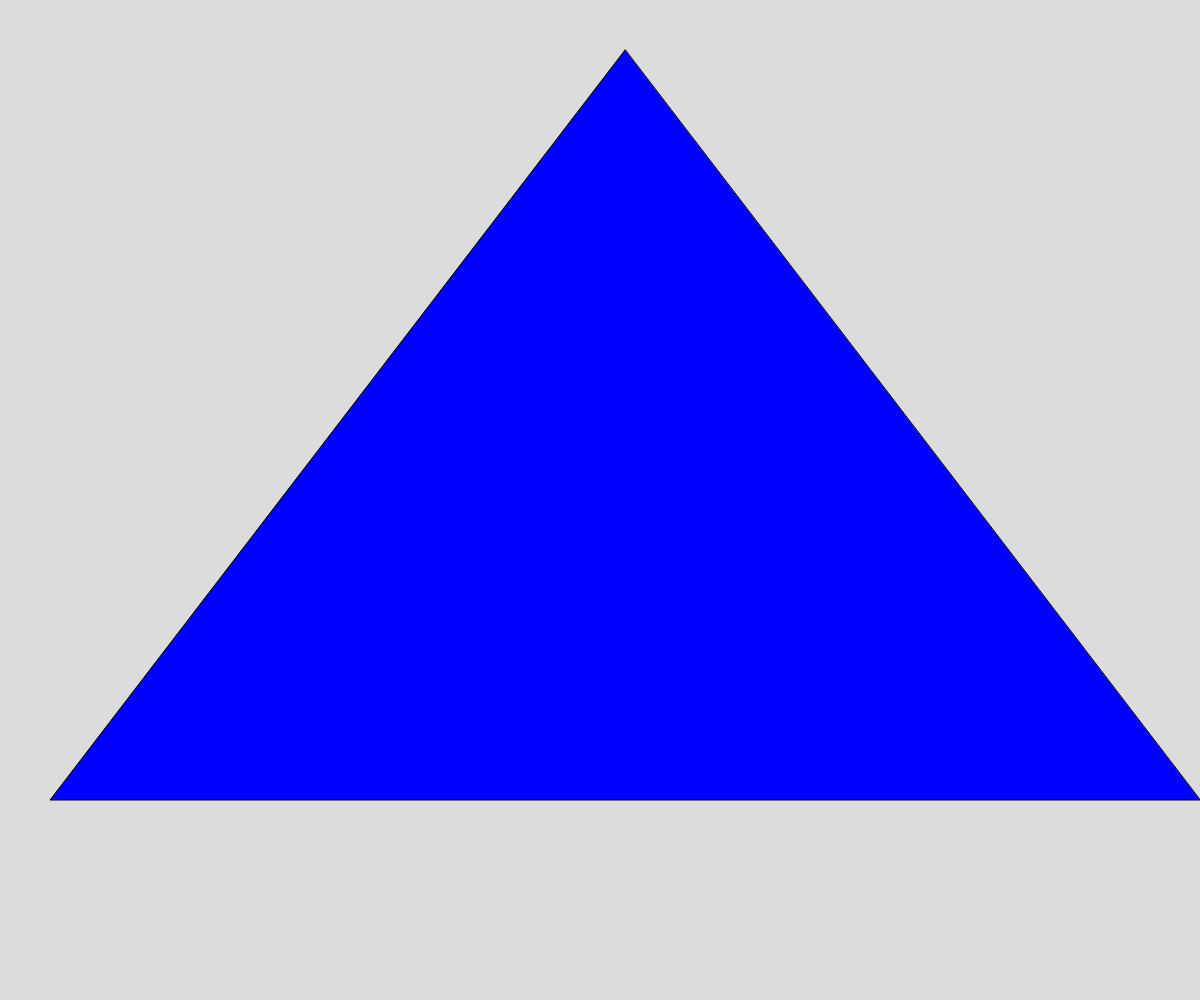
Frame 1 (no input)
Frame 60 (no input): identical to frame 1, image omitted
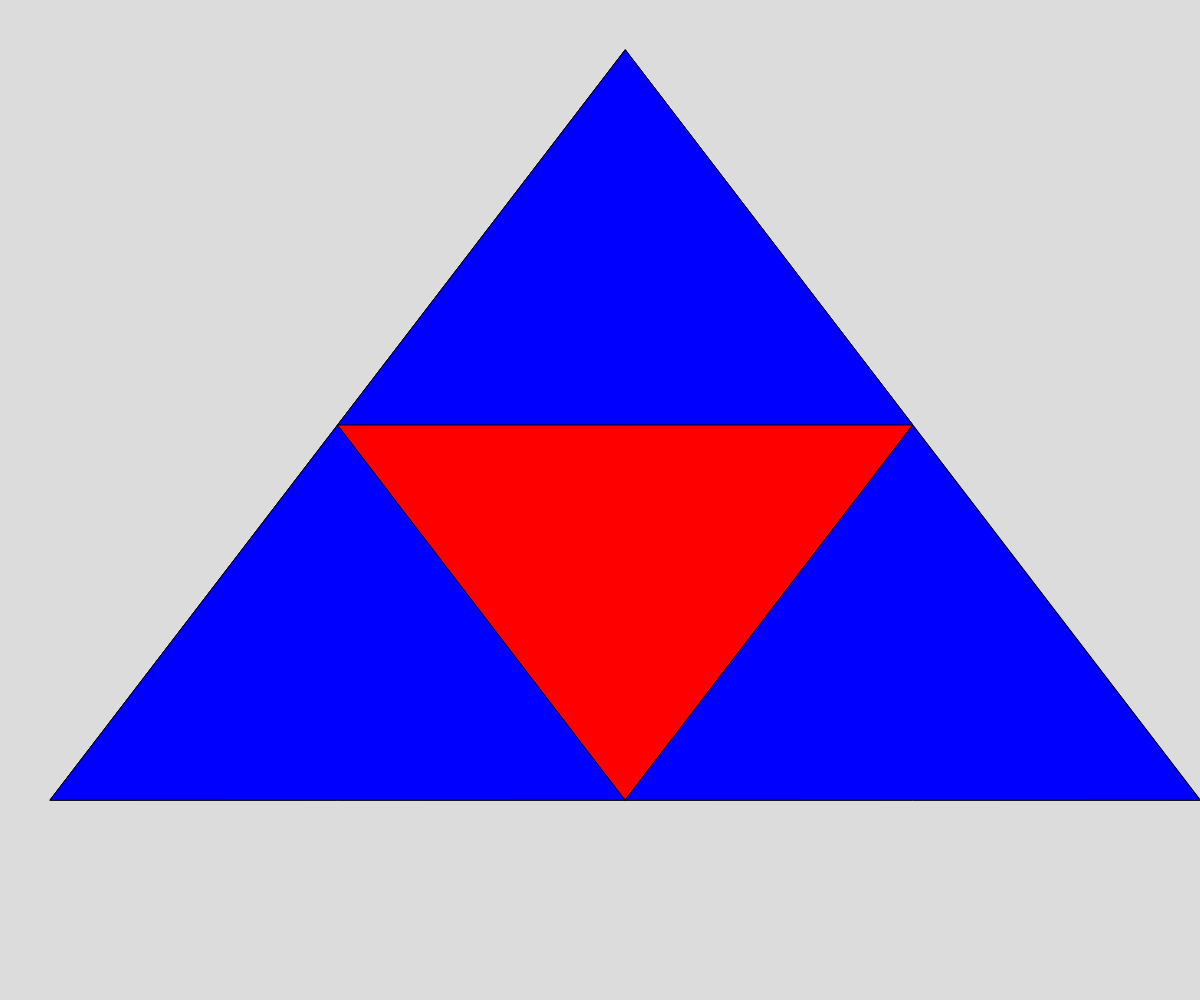
Frame 120 (the mouse pressed at the canvas centre since frame 60)

The p5.js sketch that drew these frames (run headless with seeded random() and noise() and a simulated clock; from frame 60 on, the mouse is pressed at the canvas centre):

// p5.js sketch
// ── sketch.js
// Sierpinski Triangle
// Another Recursion Demo

let initialTriangle = [
  {x: 625, y: 50},
  {x: 50, y: 800},
  {x: 1200, y: 800}
];
let theDepth = 0;
let theColors = ["blue", "red", "green", "pink", "yellow", "orange", "cyan", "turquoise"];

function setup() {
  createCanvas(windowWidth, windowHeight);
}

function draw() {
  background(220);
  sierpinski(initialTriangle, theDepth);
}

function mousePressed() {
  if (theDepth < 7) {
    theDepth++;
  }
}

function sierpinski(points, depth) {
  fill(theColors[depth]);
  triangle(points[0].x, points[0].y,
           points[1].x, points[1].y,
           points[2].x, points[2].y);

  //escape clause
  if (depth > 0) {
    //draw the upper triangle
    sierpinski([points[0], 
                midpoint(points[0], points[1]), 
                midpoint(points[0], points[2])],
                depth - 1);

    //draw the left triangle
    sierpinski([points[1], 
      midpoint(points[0], points[1]), 
      midpoint(points[1], points[2])],
      depth - 1);

    //draw the right triangle
    sierpinski([points[2], 
      midpoint(points[0], points[2]), 
      midpoint(points[1], points[2])],
      depth - 1);
  }
}

function midpoint(point1, point2) {
  let midX = (point1.x + point2.x)/2;
  let midY = (point1.y + point2.y)/2;
  return {x: midX, y: midY};
}
